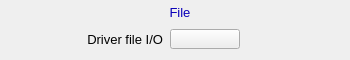
<?xml version="1.0" ?>
<ui version="4.0">
  <class>Dialog</class>
  <widget class="QWidget" name="screen">
    <property name="geometry">
      <rect>
        <x>139</x>
        <y>165</y>
        <width>350</width>
        <height>60</height>
      </rect>
    </property>
    <property name="styleSheet">
      <string notr="true">QWidget#screen {
  color: rgb(0, 0, 0);
  background-color: rgb(187, 187, 187);
  }</string>
    </property>
    <property name="windowTitle">
      <string>ADDriverFile</string>
    </property>
    <widget class="PyDMFrame" name="composite">
      <property name="geometry">
        <rect>
          <x>0</x>
          <y>0</y>
          <width>350</width>
          <height>60</height>
        </rect>
      </property>
      <widget class="PyDMFrame" name="composite_1">
        <property name="geometry">
          <rect>
            <x>127</x>
            <y>2</y>
            <width>107</width>
            <height>21</height>
          </rect>
        </property>
        <widget class="PyDMFrame" name="composite_2">
          <property name="geometry">
            <rect>
              <x>0</x>
              <y>0</y>
              <width>107</width>
              <height>21</height>
            </rect>
          </property>
          <widget class="PyDMDrawingRectangle" name="rectangle">
            <property name="geometry">
              <rect>
                <x>127</x>
                <y>2</y>
                <width>107</width>
                <height>21</height>
              </rect>
            </property>
            <property name="brush" stdset="0">
              <brush brushstyle="SolidPattern">
                <color alpha="255">
                  <red>218</red>
                  <green>218</green>
                  <blue>218</blue>
                </color>
              </brush>
            </property>
            <property name="penStyle" stdset="0">
              <enum>Qt::SolidLine</enum>
            </property>
            <property name="penColor" stdset="0">
              <color>
                <red>218</red>
                <green>218</green>
                <blue>218</blue>
              </color>
            </property>
            <property name="penWidth" stdset="0">
              <double>0</double>
            </property>
            <property name="penCapStyle" stdset="0">
              <enum>Qt::FlatCap</enum>
            </property>
            <property name="toolTip">
              <string>rectangle</string>
            </property>
          </widget>
        </widget>
        <widget class="QLabel" name="text">
          <property name="geometry">
            <rect>
              <x>33</x>
              <y>0</y>
              <width>40</width>
              <height>20</height>
            </rect>
          </property>
          <property name="text">
            <string>File</string>
          </property>
          <property name="font" stdset="0">
            <font>
              <pointsize>10</pointsize>
            </font>
          </property>
          <property name="brush" stdset="0">
            <brush brushstyle="SolidPattern">
              <color alpha="255">
                <red>10</red>
                <green>0</green>
                <blue>184</blue>
              </color>
            </brush>
          </property>
          <property name="toolTip">
            <string>text</string>
          </property>
          <property name="alignment">
            <set>Qt::AlignCenter</set>
          </property>
          <property name="styleSheet">
            <string notr="true">QLabel#text {
  color: rgb(10, 0, 184);
  }</string>
          </property>
        </widget>
      </widget>
      <widget class="PyDMDrawingRectangle" name="rectangle_1">
        <property name="geometry">
          <rect>
            <x>0</x>
            <y>0</y>
            <width>350</width>
            <height>60</height>
          </rect>
        </property>
        <property name="brush" stdset="0">
          <brush brushstyle="NoBrush">
            <color alpha="255">
              <red>0</red>
              <green>0</green>
              <blue>0</blue>
            </color>
          </brush>
        </property>
        <property name="penStyle" stdset="0">
          <enum>Qt::SolidLine</enum>
        </property>
        <property name="penColor" stdset="0">
          <color>
            <red>0</red>
            <green>0</green>
            <blue>0</blue>
          </color>
        </property>
        <property name="penWidth" stdset="0">
          <double>1</double>
        </property>
        <property name="penCapStyle" stdset="0">
          <enum>Qt::FlatCap</enum>
        </property>
        <property name="toolTip">
          <string>rectangle_1</string>
        </property>
      </widget>
      <widget class="QLabel" name="text_1">
        <property name="geometry">
          <rect>
            <x>13</x>
            <y>29</y>
            <width>150</width>
            <height>20</height>
          </rect>
        </property>
        <property name="text">
          <string>Driver file I/O</string>
        </property>
        <property name="font" stdset="0">
          <font>
            <pointsize>10</pointsize>
          </font>
        </property>
        <property name="brush" stdset="0">
          <brush brushstyle="SolidPattern">
            <color alpha="255">
              <red>0</red>
              <green>0</green>
              <blue>0</blue>
            </color>
          </brush>
        </property>
        <property name="toolTip">
          <string>text_1</string>
        </property>
        <property name="alignment">
          <set>Qt::AlignRight|Qt::AlignTrailing|Qt::AlignVCenter</set>
        </property>
        <property name="styleSheet">
          <string notr="true">QLabel#text_1 {
  color: rgb(0, 0, 0);
  }</string>
        </property>
      </widget>
      <widget class="PyDMRelatedDisplayButton" name="related_display">
        <property name="geometry">
          <rect>
            <x>170</x>
            <y>29</y>
            <width>70</width>
            <height>20</height>
          </rect>
        </property>
        <property name="showIcon" stdset="0">
          <bool>true</bool>
        </property>
        <property name="font" stdset="0">
          <font>
            <pointsize>10</pointsize>
          </font>
        </property>
        <property name="styleSheet">
          <string notr="true">PyDMRelatedDisplayButton#related_display {
  color: rgb(0, 0, 0);
  background-color: rgb(115, 223, 255);
  }</string>
        </property>
        <property name="titles" stdset="0">
          <stringlist>
            <string/>
          </stringlist>
        </property>
        <property name="filenames" stdset="0">
          <stringlist>
            <string>FilePlugin_V26.ui</string>
          </stringlist>
        </property>
        <property name="macros" stdset="0">
          <stringlist>
            <string>P=${P},R=${R}</string>
          </stringlist>
        </property>
        <property name="openInNewWindow" stdset="0">
          <bool>true</bool>
        </property>
      </widget>
    </widget>
  </widget>
  <customwidgets>
    <customwidget>
      <class>PyDMFrame</class>
      <extends>QFrame</extends>
      <header>pydm.widgets.frame</header>
    </customwidget>
    <customwidget>
      <class>PyDMDrawingRectangle</class>
      <extends>QWidget</extends>
      <header>pydm.widgets.drawing</header>
    </customwidget>
    <customwidget>
      <class>PyDMLabel</class>
      <extends>QLabel</extends>
      <header>pydm.widgets.label</header>
    </customwidget>
    <customwidget>
      <class>PyDMRelatedDisplayButton</class>
      <extends>QPushButton</extends>
      <header>pydm.widgets.related_display_button</header>
    </customwidget>
  </customwidgets>
</ui>
